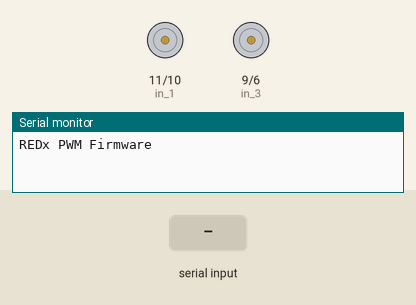
A sketch run on a simulated Arduino Uno, built with avr-gcc and run on an emulated ATmega328P. On the bench: motor-driver pin pairs drawn as motors (green arrow = first pin HIGH = forward, orange = second pin HIGH = backward, longer = more drive, scaled by the enable pin), the last lines printed to the serial monitor. The inputs (shaded band) are chosen by the test bench.

Above: at 2.0 s.
2.1 s: "F90\n" received over Serial
At 4.8 s:
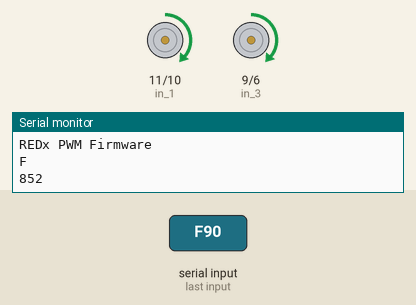
5.1 s: "B90\n" received over Serial
At 7.4 s:
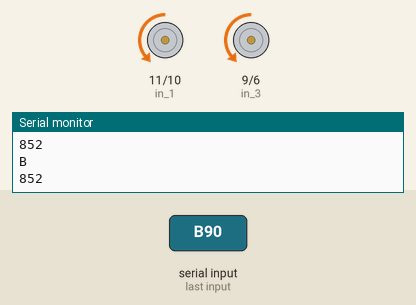
8.1 s: "L90\n" received over Serial
At 10.8 s:
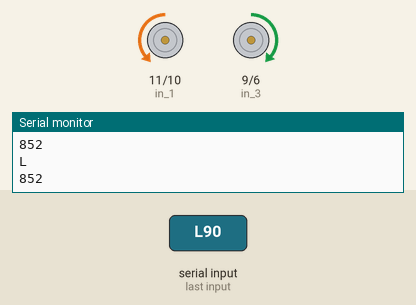
11.1 s: "R90\n" received over Serial
At 13.8 s:
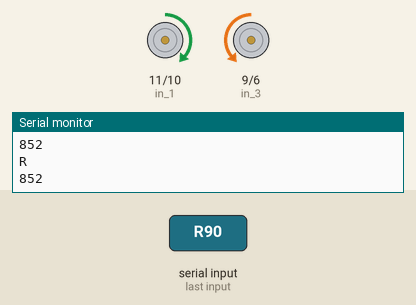
14.1 s: "F,45\n" received over Serial
At 16.7 s:
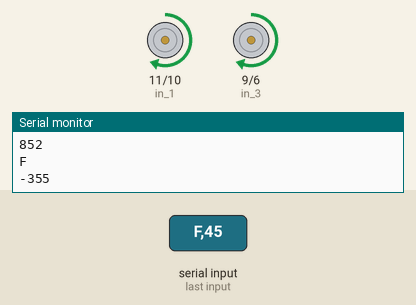
17.1 s: "F" received over Serial
At 20.1 s:
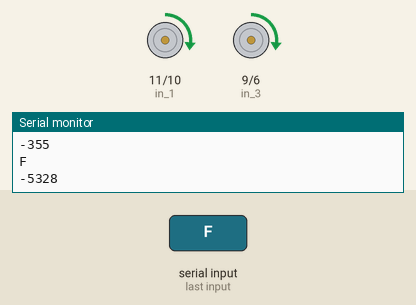
Timing chart, 0 to 21.1 s (numbered marks = the images above; inputs shaded):
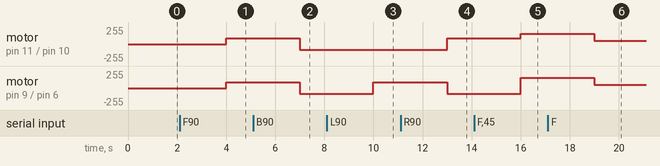

Measured:
- after the input at 2.1 s, motor on pin 11 (in_1) / pin 10 (in_2), motor on pin 9 (in_3) / pin 6 (in_4): stopped → forward 84/255 after 1.9 s
- after the input at 5.1 s, motor on pin 11 (in_1) / pin 10 (in_2), motor on pin 9 (in_3) / pin 6 (in_4): forward 84/255 → backward 84/255 after 1.9 s
- after the input at 8.1 s, motor on pin 9 (in_3) / pin 6 (in_4): backward 84/255 → forward 84/255 after 1.9 s
- after the input at 11.1 s, motor on pin 11 (in_1) / pin 10 (in_2): backward 84/255 → forward 84/255 after 1.9 s; motor on pin 9 (in_3) / pin 6 (in_4): forward 84/255 → backward 84/255 after 1.9 s
- after the input at 14.1 s, motor on pin 11 (in_1) / pin 10 (in_2): forward 84/255 → forward 157/255 after 1.9 s; motor on pin 9 (in_3) / pin 6 (in_4): backward 84/255 → forward 157/255 after 1.9 s
- after the input at 17.1 s, motor on pin 11 (in_1) / pin 10 (in_2), motor on pin 9 (in_3) / pin 6 (in_4): forward 157/255 → forward 48/255 after 1.9 s

The sketch:

PWMControl.ino
```cpp
/*
AUTHOR:Er.Akhil P Jacob
ROBOT:REDx

*/
const int pwm = 5 ;  //initializing pin 2 as pwm
const int in_1 = 11 ;
const int in_2 = 10 ;
const int in_3 = 9 ;
const int in_4 = 6 ;
const int pwm2= 3;
String action;
int recievedmsg1,recievedmsg2,recievedmsg3;
int concat_init_1=0;
int final_speed=0;
char Dir;
int led=13;
//For providing logic to L298 IC to choose the direction of the DC motor

void setup()
{
pinMode(pwm,OUTPUT) ;   //we have to set PWM pin as output
pinMode(in_1,OUTPUT) ;  //Logic pins are also set as output
pinMode(in_2,OUTPUT) ;
pinMode(pwm2,OUTPUT);
pinMode(in_3,OUTPUT) ;  //Logic pins are also set as output
pinMode(in_4,OUTPUT) ;
Serial.begin(9600);
Serial.println("REDx PWM Firmware");
}

void loop()
{
    digitalWrite(led,HIGH);
    delay(500);
    digitalWrite(led,LOW);
    delay(500);
//For Clock wise motion , in_1 = High , in_2 = Low
if(Serial.available()>0)
{
    action=Serial.readString();
    action.trim();

    Dir=action[0];
    recievedmsg1=action[1]-48;
    recievedmsg2=action[2]-48;
    recievedmsg3=action[3]-48;
    concat_init_1=recievedmsg1*10+recievedmsg2;
    final_speed=concat_init_1*10+recievedmsg3;
    Serial.println(Dir);

    if(Dir =='F')
    {

        forward(final_speed);
    }
    else if(Dir =='B' )
    {
        backward(final_speed);

    }

    else if(Dir =='L')
    {
        left(final_speed);
    }

    else if(Dir =='R')
    {
        right(final_speed);
    }

    else if(Dir == 'S')
    {
        stop();
    }
}


/*setting pwm of the motor to 255
we can change the speed of rotaion
by chaning pwm input but we are only
using arduino so we are using higest
value to driver the motor  */


 }

 void forward(int speed)
{
    digitalWrite(in_1,HIGH) ;
    digitalWrite(in_2,LOW) ;
    digitalWrite(in_3,HIGH) ;
    digitalWrite(in_4,LOW);
    analogWrite(pwm,speed) ;
    analogWrite(pwm2,speed) ;
    Serial.println(speed);


}

void backward(int speed)
{
    digitalWrite(in_1,LOW) ;
    digitalWrite(in_2,HIGH) ;
    digitalWrite(in_3,LOW) ;
    digitalWrite(in_4,HIGH);
    analogWrite(pwm,speed) ;
    analogWrite(pwm2,speed) ;
    Serial.println(speed);

}

void right(int speed)
{
    digitalWrite(in_1,HIGH) ;
    digitalWrite(in_2,LOW) ;
    digitalWrite(in_3,LOW) ;
    digitalWrite(in_4,HIGH);
    analogWrite(pwm,speed) ;
    analogWrite(pwm2,speed) ;
    Serial.println(speed);

}

void left(int speed)
{
    digitalWrite(in_1,LOW) ;
    digitalWrite(in_2,HIGH) ;
    digitalWrite(in_3,HIGH) ;
    digitalWrite(in_4,LOW);
    analogWrite(pwm,speed) ;
    analogWrite(pwm2,speed) ;
    Serial.println(speed);

}


void stop()
{
    digitalWrite(in_1,LOW) ;
    digitalWrite(in_2,LOW) ;
    digitalWrite(in_3,LOW) ;
    digitalWrite(in_4,LOW);
    analogWrite(pwm,0) ;
    analogWrite(pwm2,0) ;
    Serial.println("STOPPED");

}
```
